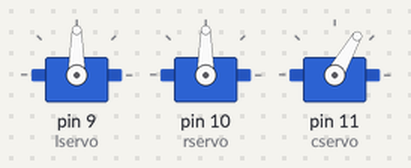
A sketch run on a simulated Arduino Uno, built with avr-gcc and run on an emulated ATmega328P. Shown: 3 × servo.

Above: at 0.05 s.
At 0.25 s:
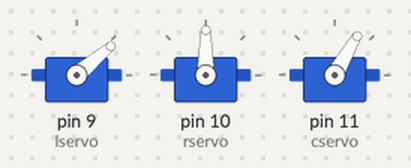
At 0.45 s:
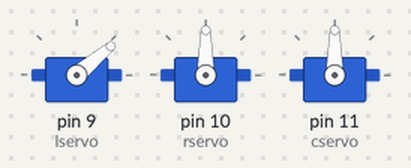
At 0.85 s:
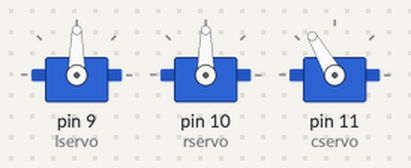
At 1.2 s:
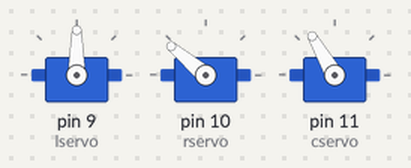
At 1.6 s:
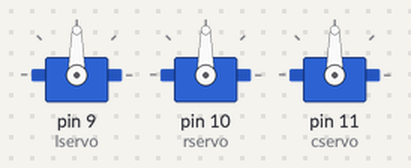
Timing chart, 0 to 3.7 s (numbered marks = the images above):
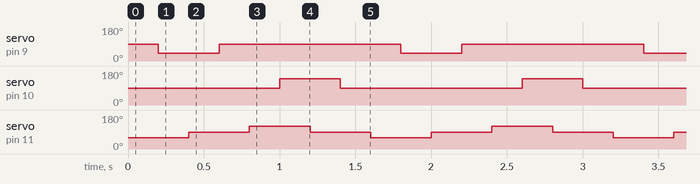

The sketch:

hexnew.ino
```cpp
#include <Servo.h>

Servo lservo;
Servo rservo;
Servo cservo;

void setup(){
  lservo.attach(9);
  lservo.write(90);
  rservo.attach(10);
  rservo.write(90);
  cservo.attach(11);
  cservo.write(90);
}

void loop(){
 cservo.write(60);
  delay(200);
  lservo.write(40);
  delay(200);
  cservo.write(90);
  delay(200);
  lservo.write(90);
  delay(200);

    cservo.write(120);
  delay(200);
  rservo.write(140);
  delay(200);
  cservo.write(90);
  delay(200);
  rservo.write(90);
  delay(200);
}
```

Measured:
- by itself, servo on pin 9 (lservo): alternates 90° for 1.2 s and 40° for 0.40 s
- by itself, servo on pin 10 (rservo): alternates 140° for 0.40 s and 90° for 1.2 s
- by itself, servo on pin 11 (cservo): repeats every 1.6 s: 120° 0.40 s, 90° 0.40 s, 60° 0.40 s, 90° 0.40 s
